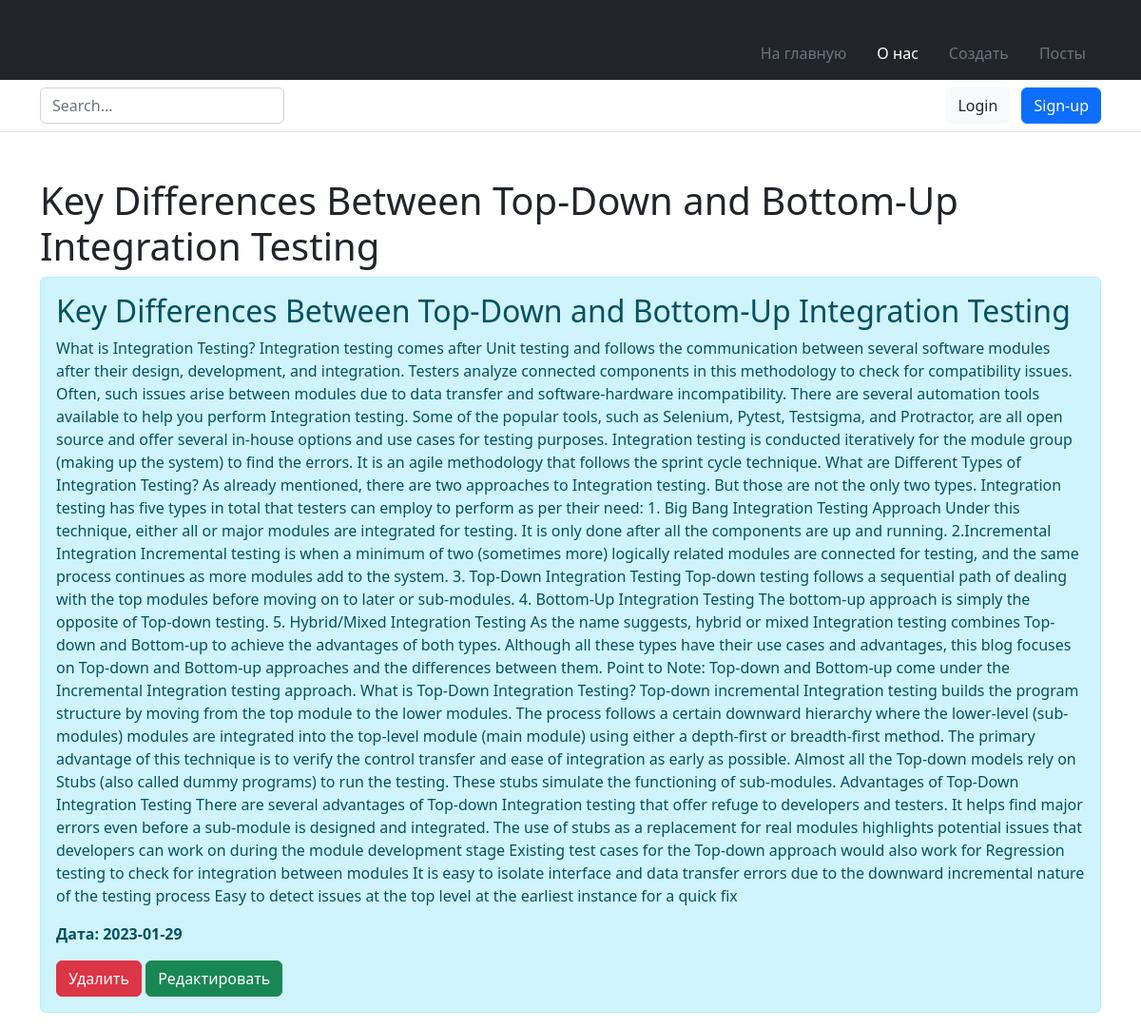
The page /posts/2 on the database its author committed.
### app.py (models this page shows, shortened)
class Article(db.Model):
    id = db.Column(db.Integer, primary_key=True)
    title = db.Column(db.String(100), nullable=False)
    intro = db.Column(db.String(300), nullable=False)
    text = db.Column(db.Text, nullable=False)
    date = db.Column(db.DateTime, default=datetime.utcnow)

### app.py (the view)
@app.route('/posts/<int:id>')  # вставка в ссылку параметра
def post_detail(id):
    article = Article.query.get(id)  # запрос к id записи в бд, режим чтения
    return render_template("post_detail.html", article=article)

### templates/post_detail.html (shortened to what this page needs)
{% extends "base.html" %}
    {% block body %}
    <div class="container mt-5">
        <h1>{{ article.title }}</h1>
        <div class="alert alert-info">
            <h2>{{ article.title }}</h2>
            <p>{{ article.text }}</p>
            <p><b>Дата: {{ article.date.date() }}</b></p>
            <a href="/posts/{{ article.id }}/delete" class="btn btn-danger">Удалить</a>
            <a href="/posts/{{ article.id }}/update" class="btn btn-success">Редактировать</a>
        </div>
    </div>
	{% endblock %}

### rows shown on the page
Article: title "Key Differences Between Top-Down and Bottom-Up Integration Testing", text "What is Integration Testing? Integration testing comes after Unit testing and follows the communication between several software modules after their design, development, and integration. Testers analyze connected components in this methodology to check for compatibility issues. Often, such issues arise between modules due to data transfer and software-hardware incompatibility. There are several automation tools available to help you perform Integration testing. Some of the popular tools, such as Selenium, Pytest, Testsigma, and Protractor, are all open source and offer several in-house options and use cases for testing purposes. Integration testing is conducted iteratively for the module…", date "2023-01-29"
